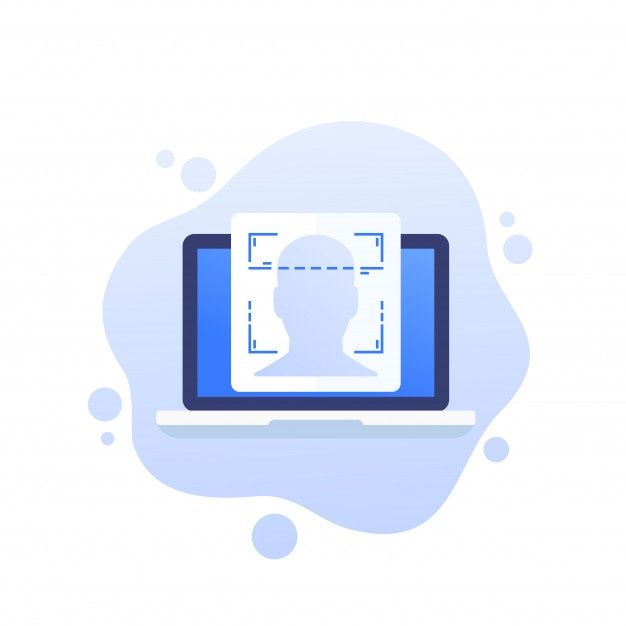
#> input picture client/src/pages/bg2.jpg, 626 x 626 px, given in place of the camera
$ python add_faces.py client/src/pages/bg2.jpg client/src/pages/bg2.jpg
#> lines starting #> are read from the running program, lines starting #| are printed output that depends on the picture
import cv2
import numpy as np
from pymongo import MongoClient
import sys

# Get name and USN from command line arguments
if len(sys.argv) < 3:
    print("Please provide both name and USN as arguments.")
    sys.exit(1)

name = sys.argv[1]
usn = sys.argv[2]

# MongoDB setup
client = MongoClient("mongodb://localhost:27017/")  # Ensure MongoDB is running
db = client["attendance_system"]
students_collection = db["students"]

# Webcam setup and face detection
video = cv2.VideoCapture(0)
facedetect = cv2.CascadeClassifier('data/haarcascade_frontalface_default.xml')

faces_data = []
i = 0

while True:
    ret, frame = video.read()
#> frame is the input picture: shape (626, 626, 3); mean B, G, R 250.4, 239.4, 234
    gray = cv2.cvtColor(frame, cv2.COLOR_BGR2GRAY)
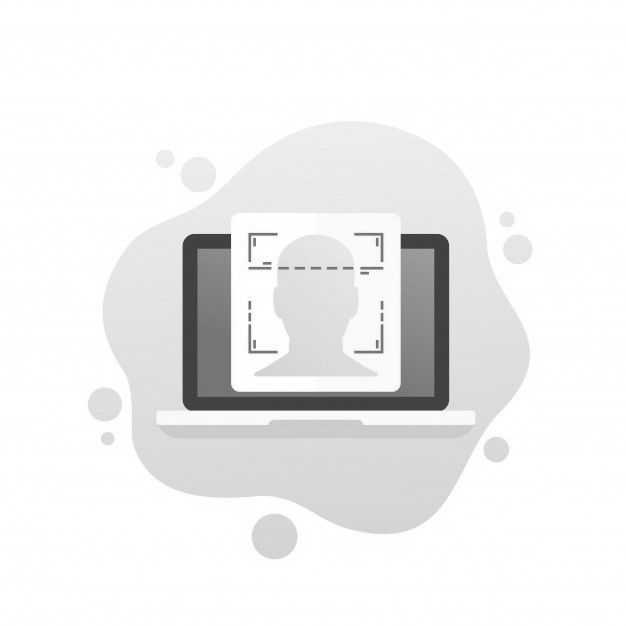
#> gray: shape (626, 626); min 44, max 255, mean 239
    faces = facedetect.detectMultiScale(gray, 1.3, 5)
#> faces = ()

    for (x, y, w, h) in faces:
        crop_img = frame[y:y + h, x:x + w, :]
        resized_img = cv2.resize(crop_img, (50, 50))

        if len(faces_data) <= 100 and i % 10 == 0:  # Capture face data every 10 frames
            faces_data.append(resized_img.flatten())  # Flatten the image data

        i += 1

        # Display face capture progress on the webcam feed
        cv2.putText(frame, str(len(faces_data)), (50, 50), cv2.FONT_HERSHEY_COMPLEX, 1, (50, 50, 255), 1)
        cv2.rectangle(frame, (x, y), (x + w, y + h), (50, 50, 255), 1)
#> this loop made 0 passes
#> after the loop, faces_data = []; i = 0

    cv2.imshow("Frame", frame)

    if cv2.waitKey(1) & 0xFF == ord('q') or len(faces_data) == 100:
#> (key q is pressed here)
        break

video.release()
cv2.destroyAllWindows()

# Prepare and insert data into MongoDB
faces_data_np = np.array(faces_data).tolist()  # Convert to list for MongoDB compatibility
#> faces_data_np = []

student_data = {
    "name": name,
    "usn": usn,
    "faces_data": faces_data_np  # Store the flattened face data
}
#> student_data = {'name': 'client/src/pages/bg2.jpg', 'usn': 'client/src/pages/bg2.jpg', 'faces_data': []}

# Insert the student data into MongoDB
students_collection.insert_one(student_data)
print(f"Data for {name} (USN: {usn}) has been saved to MongoDB.")
